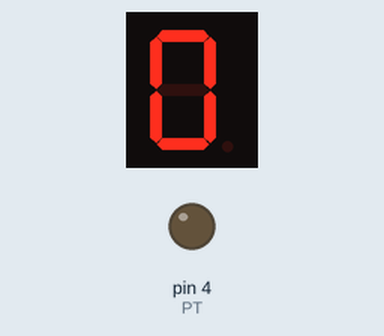
Simulated run of this program. Board: Arduino Uno, built with avr-gcc and run on an emulated ATmega328P. Shown: 1-digit seven-segment display, output pins drawn as LEDs (lit = HIGH). Wiring (inferred from the names in the program): 1-digit 7-segment display, segments lit when LOW: segments pin 10, pin 9, pin 5, pin 6, pin 7, pin 11, pin 12. The segment pins are drawn as the display they are named for; pins used as bus, display or sensor lines are not drawn.

Above: at 0.1 s.
At 3.1 s:
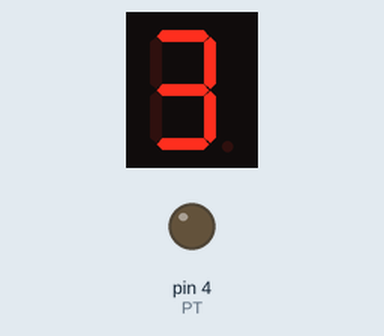
At 7.1 s:
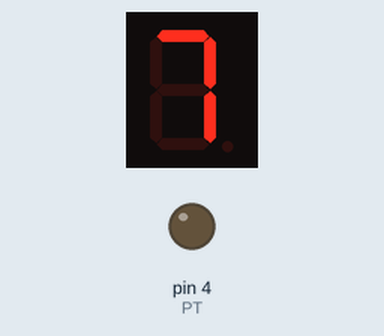
At 15.1 s:
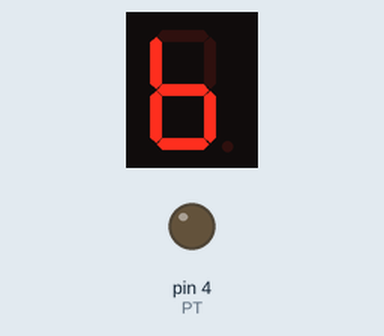
At 23.1 s:
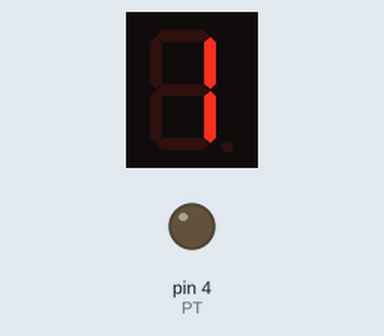
At 31.1 s:
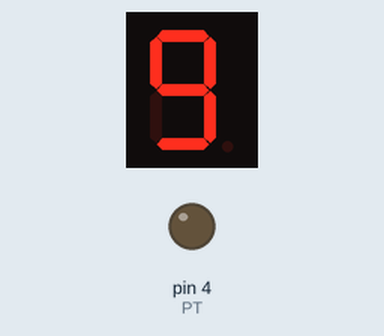

Measured:
- what the display in image 1 shows lasts 1.0 s, from 3.0 s to 4.0 s
- what the display in image 5 shows lasts 2.0 s, from 31.0 s to 33.0 s

The program:

main.cpp
```cpp
/*=============================================================================
Autor:        Johnny Meneses [bilbo_vader@outlook.com]
Descrição:    Configuracao dos pinos do LED de 7 segmentos
              Loop com sequencia Crescente e Decrescente

Lista de Componentes
[1] Display 7 Segmentos
[1]	Arduino Uno R3
[1] 220 Ω Resistor

 *===========================================================================*/

#include <Arduino.h>

const int G = 12;
const int F = 11;
const int A = 10; // Primeiramente setamos os 7 pinos dos segmentos
const int B = 9;

const int E = 7;
const int D = 6;
const int C = 5;
const int PT = 4; // setemaos o ponto do display

boolean ligaPonto = false;

const int l = 0, d = 1; // Display 7 segmentos (anodo comum)


//Desliga todas as luzes
void desligado()
{
  digitalWrite(A, d);
  digitalWrite(B, d);
  digitalWrite(C, d);
  digitalWrite(D, d);
  digitalWrite(E, d);
  digitalWrite(F, d);
  digitalWrite(G, d);
}


void numero1()
{
  digitalWrite(A, d); //acende os leds que representam o número 1
  digitalWrite(B, l);
  digitalWrite(C, l);
  digitalWrite(D, d);
  digitalWrite(E, d);
  digitalWrite(F, d);
  digitalWrite(G, d);

}

void numero2()
{

  digitalWrite(A, l); //acende os leds que representam o número 2
  digitalWrite(B, l);
  digitalWrite(C, d);
  digitalWrite(D, l);
  digitalWrite(E, l);
  digitalWrite(F, d);
  digitalWrite(G, l);

}

void numero3()
{
  digitalWrite(A, l); //acende os leds que representam o número 3
  digitalWrite(B, l);
  digitalWrite(C, l);
  digitalWrite(D, l);
  digitalWrite(E, d);
  digitalWrite(F, d);
  digitalWrite(G, l);


}

void numero4()
{

  digitalWrite(A, d); //acende os leds que representam o número 4
  digitalWrite(B, l);
  digitalWrite(C, l);
  digitalWrite(D, d);
  digitalWrite(E, d);
  digitalWrite(F, l);
  digitalWrite(G, l);

}

void numero5()
{
  digitalWrite(A, l); //acende os leds que representam o número 5
  digitalWrite(B, d);
  digitalWrite(C, l);
  digitalWrite(D, l);
  digitalWrite(E, d);
  digitalWrite(F, l);
  digitalWrite(G, l);


}

void numero6()
{
  digitalWrite(A, d); //acende os leds que representam o número 6
  digitalWrite(B, d);
  digitalWrite(C, l);
  digitalWrite(D, l);
  digitalWrite(E, l);
  digitalWrite(F, l);
  digitalWrite(G, l);

}

void numero7()
{
  digitalWrite(A, l); //acende os leds que representam o número 6
  digitalWrite(B, l);
  digitalWrite(C, l);
  digitalWrite(D, d);
  digitalWrite(E, d);
  digitalWrite(F, d);
  digitalWrite(G, d);

}


void numero8()
{
  digitalWrite(A, l); //acende os leds que representam o número 6
  digitalWrite(B, l);
  digitalWrite(C, l);
  digitalWrite(D, l);
  digitalWrite(E, l);
  digitalWrite(F, l);
  digitalWrite(G, l);

}


void numero9()
{
  digitalWrite(A, l); //acende os leds que representam o número 6
  digitalWrite(B, l);
  digitalWrite(C, l);
  digitalWrite(D, l);
  digitalWrite(E, d);
  digitalWrite(F, l);
  digitalWrite(G, l);

}

void numero0()
{
  digitalWrite(A, l); //acende os leds que representam o número 6
  digitalWrite(B, l);
  digitalWrite(C, l);
  digitalWrite(D, l);
  digitalWrite(E, l);
  digitalWrite(F, l);
  digitalWrite(G, d);


}


void blinkDP() { // Faz o DP piscar 2 vezes.
  for (int i=0; i<=3; i++) {
    if (ligaPonto)  {
      digitalWrite(PT, l);
    }   else  {
      digitalWrite(PT, d);
    }
    ligaPonto = !ligaPonto;
    delay(1000);
  }

}

void contagemCrescente()
{
    numero0();
    delay(1000);

    numero1();
     delay(1000);

    numero2();
    delay(1000);

    numero3();
    delay(1000);

    numero4();
    delay(1000);

    numero5();
    delay(1000);

    numero6();
    delay(1000);

    numero7();
    delay(1000);

    numero8();
    delay(1000);

    numero9();
    delay(1000);
}


void contagemRegressiva()
{

    numero9();
    delay(1000);

    numero8();
     delay(1000);

    numero7();
    delay(1000);

    numero6();
    delay(1000);

    numero5();
    delay(1000);

    numero4();
    delay(1000);

    numero3();
    delay(1000);

    numero2();
    delay(1000);

    numero1();
    delay(1000);

    numero0();
    delay(1000);


}

void setup()
{
    Serial.begin(9600);

    pinMode(A, OUTPUT); // seta todos as portas que estão os leds do display como saída
    pinMode(B, OUTPUT);
    pinMode(C, OUTPUT);
    pinMode(D, OUTPUT);
    pinMode(E, OUTPUT);
    pinMode(F, OUTPUT);
    pinMode(G, OUTPUT);
    pinMode(PT, OUTPUT);


}


void loop()
{
  contagemCrescente();
  delay(1000);
  desligado();
  delay(1000);
  contagemRegressiva();
}
```
